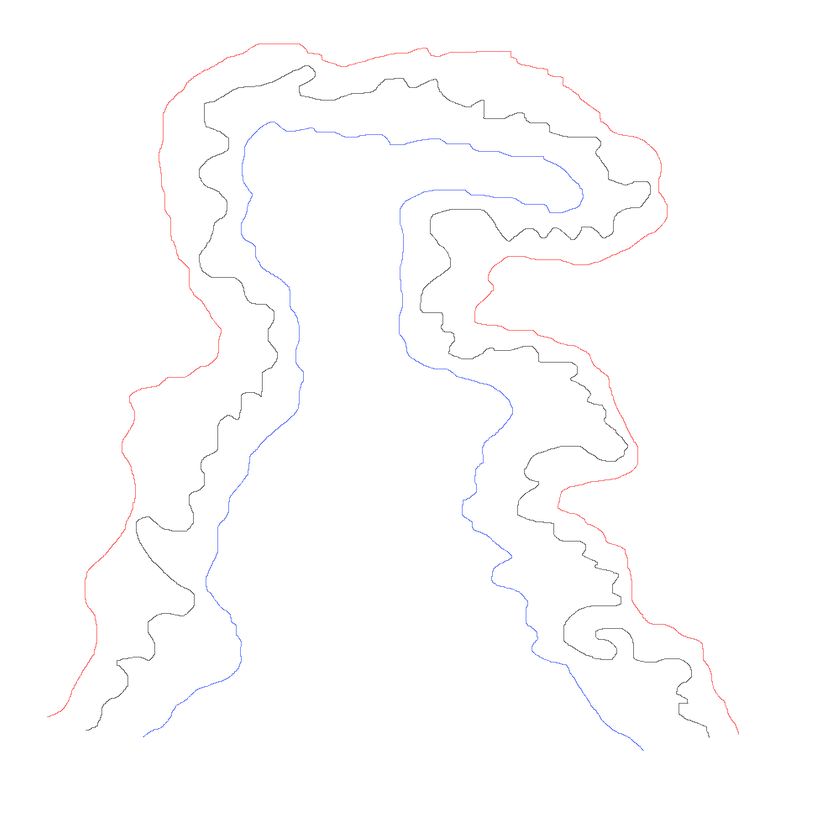
#> input picture map_images/random_squid.png, 840 x 840 px, shrunk from 2000 x 2000 before the run, found by its file name
$ jupyter execute --allow-errors v1.ipynb
#> lines starting #> are read from the running program, lines starting #| are printed output that depends on the picture; after the words box and inside, x2 and y2 are one past the last pixel; in counts of white or black regions, pixels touching at a corner belong together
[cell 1]
from PIL import Image
import os

# [8 lines left out: function create_blank_image, not called in this run]

# Example usage:
# create_blank_image(2000,2000, "/mnt/Personal/Projects/Micromouse/Playground/map_images",file_name="blank_map.png")

[cell 2]
image_name ="random_squid.png"
# image_name ="test.png"

[cell 3]
from PIL import Image
import numpy as np

def process_image(image_path):
    # Open image
    img = Image.open(image_path).convert("RGB")
    width, height = img.size
#> width = 840; height = 840
    print(f"Image size: {width} x {height}")
#| Image size: 840 x 840

    # Convert image to numpy array
    img_array = np.array(img)

    # Reshape to a list of RGB tuples
    pixels = img_array.reshape(-1, 3)

    # Find unique colors
    unique_colors, indices = np.unique(pixels, axis=0, return_inverse=True)
#> unique_colors = 1072 rows, first 8: [88, 88, 88], [88, 113, 255], [89, 89, 89], [89, 113, 255], [89, 114, 255], [90, 90, 90], [90, 114, 255], [90, 115, 255]

    # Display unique colors with labels
    print("Unique colors and their labels:")
    for idx, color in enumerate(unique_colors):
        print(f"Label {idx}: RGB {tuple(color)}")
#> this loop made 1072 passes
#| Label 0: RGB (88, 88, 88)
#| Label 1: RGB (88, 113, 255)
#| Label 2: RGB (89, 89, 89)
#| Label 3: RGB (89, 113, 255)
#| Label 4: RGB (89, 114, 255)
#| Label 5: RGB (90, 90, 90)
#| Label 6: RGB (90, 114, 255)
#| Label 7: RGB (90, 115, 255)
#> (further printed lines are left out)

    # Map to labels
    label_matrix = indices.reshape(img_array.shape[:2])
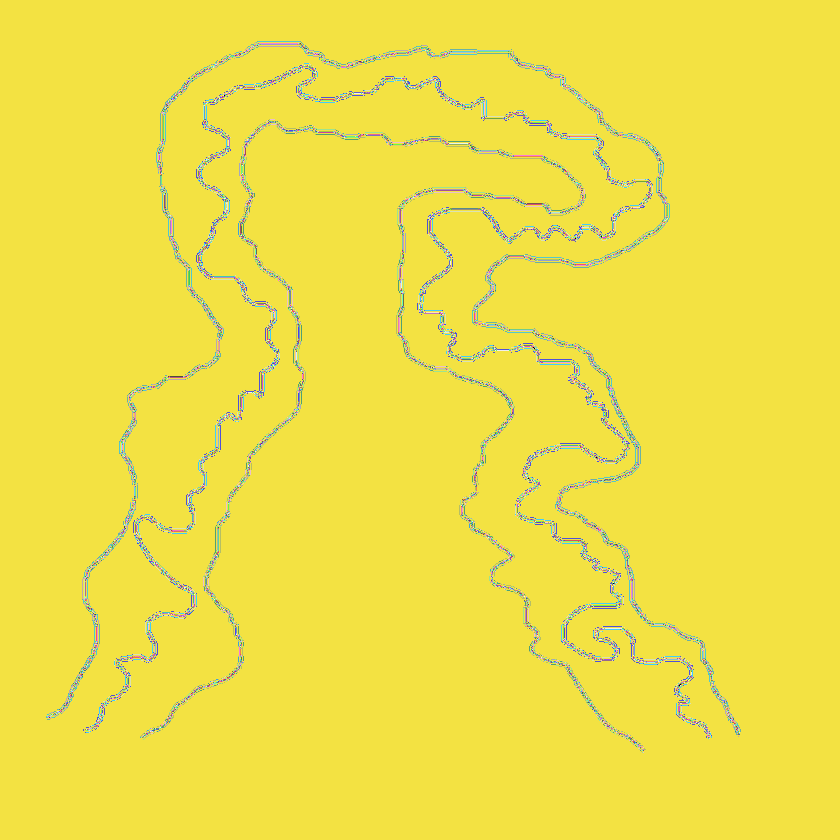
#> label_matrix: shape (840, 840) int64; 1072 distinct labels, from 0 to 1071; one colour per label, 0 black


# Example usage
process_image("/mnt/Personal/Projects/Micromouse/Playground/map_images/"+image_name)

[cell 4]
from PIL import Image
import numpy as np

def process_and_find_isolated(image_path, color0, color1, color2, color3):
    # Open and convert image
#> called with color0 = (0, 0, 0), color1 = (255, 0, 0), color2 = (0, 38, 255), color3 = (255, 255, 255)
    img = Image.open(image_path).convert("RGB")
    width, height = img.size
#> width = 840; height = 840
    print(f"Image size: {width} x {height}")

    img_array = np.array(img)
    label_matrix = np.full((height, width), 3, dtype=np.uint8)

    # Assign labels
    mask0 = np.all(img_array == color0, axis=2)
#> mask0: shape (840, 840) bool; every value is 0
    mask1 = np.all(img_array == color1, axis=2)
    mask2 = np.all(img_array == color2, axis=2)
    mask3 = np.all(img_array == color3, axis=2)
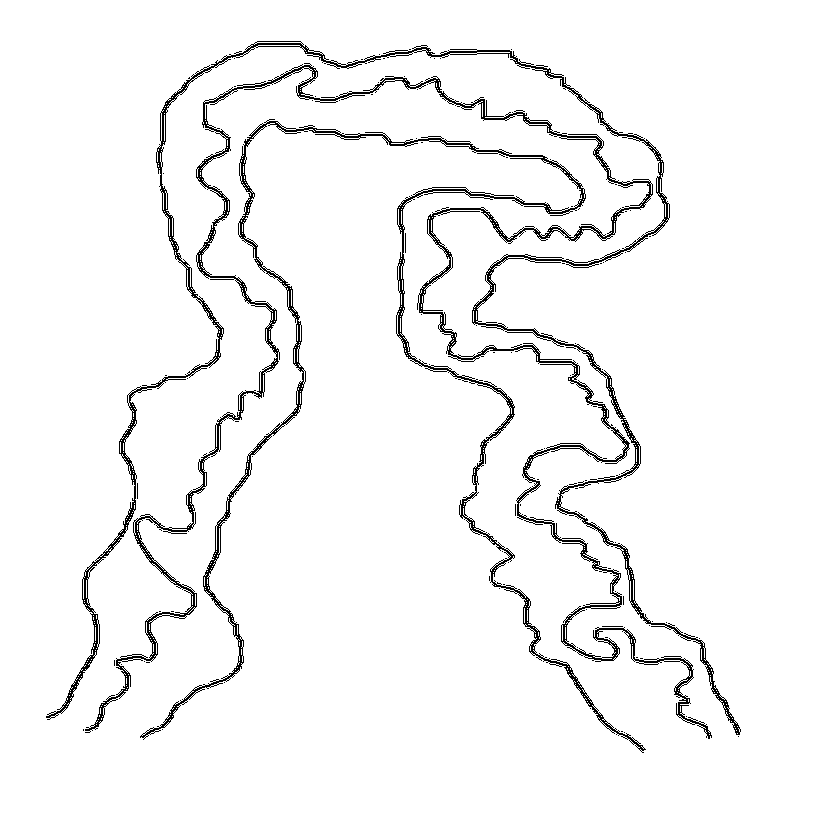
#> mask3: shape (840, 840) bool; 96% white; black in thin lines or dots, all inside (x1, y1, x2, y2) = (46, 41, 741, 753)

    label_matrix[mask0] = 0
    label_matrix[mask1] = 1
    label_matrix[mask2] = 2
    label_matrix[mask3] = 3

    # Find and print isolated points
    isolated_points = []

    for i in range(height):
        for j in range(width):
            val = label_matrix[i, j]
            if val in (0, 1, 2):
                count_same = 0
                # Check 8 neighbors
                for di in [-1, 0, 1]:
                    for dj in [-1, 0, 1]:
                        if di == 0 and dj == 0:
                            continue
                        ni, nj = i + di, j + dj
                        if 0 <= ni < height and 0 <= nj < width:
                            if label_matrix[ni, nj] == val:
                                count_same += 1
                if count_same == 1:
                    isolated_points.append((i, j))
#> after the loop, isolated_points = []

    print(f"Isolated points (with exactly 1 same neighbor): {isolated_points}")
    return label_matrix, isolated_points

# Example usage
matrix, points = process_and_find_isolated(
    "/mnt/Personal/Projects/Micromouse/Playground/map_images/"+image_name,
    color0=(0, 0, 0),    # black
    color1=(255, 0, 0),
    color2=(0, 38, 255),
    color3=(255, 255, 255)     # white
)
#> points = []

print("Final label matrix:")

matrix = matrix[::-1].T

[cell 5]
import matplotlib.pyplot as plt
import numpy as np

def display_matrix_with_colors(matrix):
    # Create a color map: 0 -> red, 1 -> white, 2 -> white, 3 -> black
    color_map = {
        0: [1, 0, 0],      # red
        1: [1, 1, 1],      # white
        2: [1, 1, 1],      # white
        3: [0, 0, 0],      # black
    }

    # Create RGB image array
    height, width = matrix.shape
#> height = 840; width = 840
    rgb_image = np.zeros((height, width, 3))

    for value, color in color_map.items():
        mask = (matrix == value)
        rgb_image[mask] = color
#> rgb_image: shape (840, 840, 3) float64; every value is 0

    # Display the image
    plt.figure(figsize=(6, 6))
    plt.imshow(rgb_image, interpolation='nearest')
    plt.axis('off')
    plt.show()

display_matrix_with_colors(matrix)
#> matrix: shape (840, 840); every value is 3

[cell 6]
import numpy as np

def invert_zero_one(matrix,replacer):
    matrix = np.array(matrix)
    # Create new matrix: where original is 0 -> 1, else -> 0
    new_matrix = np.where(matrix == replacer, 1, 0)
    return new_matrix

path_shape = matrix.shape
#> path_shape = (840, 840)
path_0 = invert_zero_one(matrix,replacer=0)
path_1 = invert_zero_one(matrix,replacer=1)
path_2 = invert_zero_one(matrix,replacer=2)

[cell 7]
import numpy as np
import matplotlib.pyplot as plt

def find_path_constraints(matrix, side):
#> called with side = 10
    matrix = np.array(matrix)
    search_matrix = np.zeros_like(matrix, dtype=bool)
    constraint_points = []

    h, w = matrix.shape
#> h = 840; w = 840
    ef_ss = (side - 1) // 2

    # Find initial org point: 1 with only one neighboring 1
    # [11 lines left out: function count_neighbors, not called in this run]

    org = None
    for i in range(h):
        for j in range(w):
            if matrix[i, j] == 1 and count_neighbors(i, j) == 1:
                org = (i, j)
                break
        if org:
            break

    if not org:
        print("No suitable starting point found.")
        return constraint_points


    constraint_points.append(org)

    while True:
        i, j = org
        search_matrix[i, j] = True


        # Search boundary points
        found_next = False
        for dx in [-ef_ss, ef_ss]:
            for dy in range(-ef_ss, ef_ss + 1):
                ni, nj = i + dx, j + dy
                if 0 <= ni < h and 0 <= nj < w:
                    if matrix[ni, nj] == 1 and not search_matrix[ni, nj]:
                        constraint_points.append((ni, nj))
                        org = (ni, nj)
                        found_next = True
                        break
            if found_next:
                break

        if not found_next:
            for dy in [-ef_ss, ef_ss]:
                for dx in range(-ef_ss, ef_ss + 1):
                    ni, nj = i + dx, j + dy
                    if 0 <= ni < h and 0 <= nj < w:
                        if matrix[ni, nj] == 1 and not search_matrix[ni, nj]:
                            constraint_points.append((ni, nj))
                            org = (ni, nj)
                            found_next = True
                            break
                if found_next:
                    break

        if not found_next:
            break  # No more points on boundary

                # Mark square of side
        for dx in range(-ef_ss, ef_ss + 1):
            for dy in range(-ef_ss, ef_ss + 1):
                ni, nj = i + dx, j + dy
                if 0 <= ni < h and 0 <= nj < w:
                    search_matrix[ni, nj] = True

    # Plotting
    display_matrix = np.zeros((h, w, 3))  # RGB

    for x, y in constraint_points:
        display_matrix[x, y] = [1, 1, 1]  # white

    display_matrix[display_matrix.sum(axis=2) == 0] = [0, 0, 0]  # black

    plt.figure(figsize=(6, 6))
    plt.imshow(display_matrix, interpolation='nearest')
    plt.axis('off')
    plt.show()

    return constraint_points

# matrix = [
#     [0, 0, 0, 0, 0],
#     [0, 1, 1, 1, 0],
#     [0, 0, 0, 1, 0],
#     [0, 0, 0, 1, 0],
#     [0, 0, 0, 0, 0]
# ]

side = 10
point_0 = find_path_constraints(path_0, side)
#> point_0 = []
#> path_0: shape (840, 840) int64; every value is 0
point_1 = find_path_constraints(path_1, side)
#> point_1 = []
point_2 = find_path_constraints(path_2, side)
#> point_2 = []

# print("Constraint points:", point_0)

[cell 8]
import numpy as np
import matplotlib.pyplot as plt

# [21 lines left out: function bresenham_line, not called in this run]

def draw_lines_matrix(points, shape):
#> called with shape = (840, 840)
    matrix = np.zeros(shape, dtype=np.uint8)

    for i in range(len(points) - 1):
        (x0, y0) = points[i]
        (x1, y1) = points[i + 1]
        line_points = bresenham_line(x0, y0, x1, y1)
        for x, y in line_points:
            if 0 <= x < shape[0] and 0 <= y < shape[1]:
                matrix[x, y] = 1

    plt.imshow(matrix, cmap='gray', interpolation='nearest')
    plt.axis('off')
    plt.show()

    return matrix

# points = [(2, 2), (7, 5), (7, 10), (2, 12)]
# shape = (15, 15)

smooth_0 = draw_lines_matrix(point_0, path_shape)
smooth_1 = draw_lines_matrix(point_1, path_shape)
smooth_2 = draw_lines_matrix(point_2, path_shape)
# print(result_matrix)

$ run again, with map_images/random_curve.png copied over map_images/random_squid.png
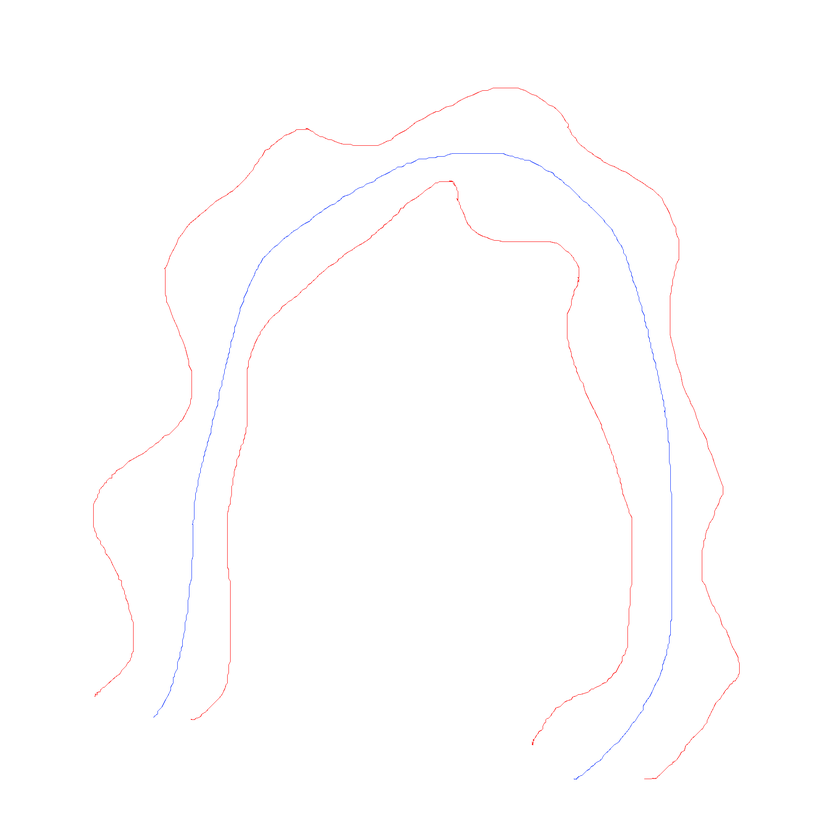
#> input picture map_images/random_curve.png, 840 x 840 px, shrunk from 2000 x 2000 before the run, found by its file name
#| Image size: 840 x 840
#> unique_colors = 583 rows, first 8: [42, 74, 255], [92, 116, 255], [94, 118, 255], [95, 119, 255], [97, 119, 255], [98, 121, 255], [98, 122, 255], [99, 122, 255]
#> the loop in process_image, `for idx, color in enumerate(unique_colors):` made 583 passes
#> (printed output is left out)
#> in process_image, `label_matrix = indices.reshape(img_array.shape[:2])`:
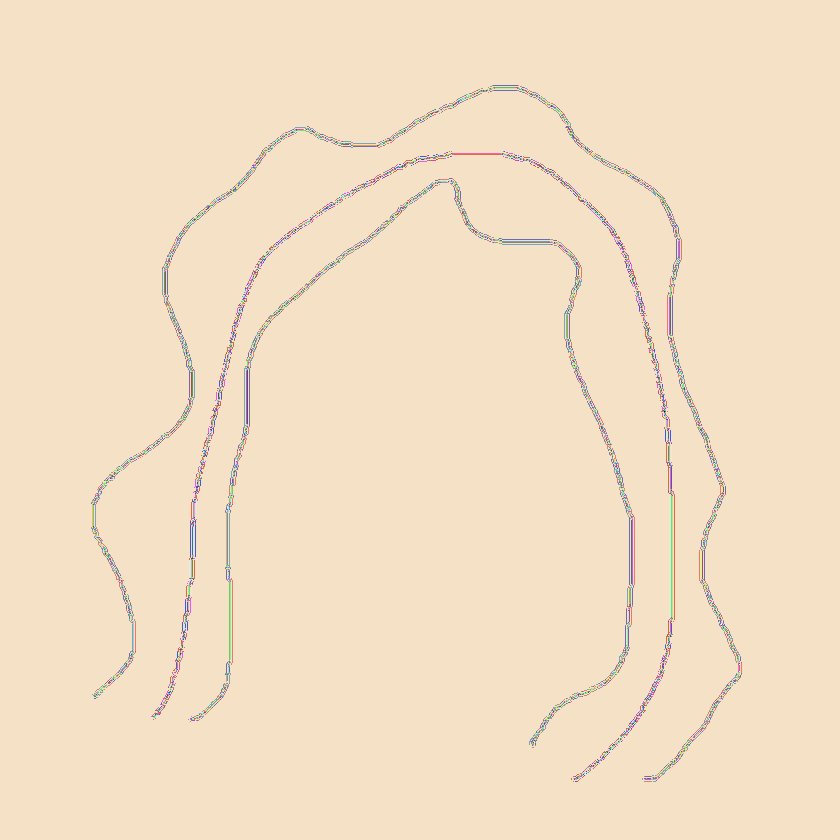
#> label_matrix: shape (840, 840) int64; 583 distinct labels, from 0 to 582; one colour per label, 0 black
#> mask0: shape (840, 840) bool; every value is 0
#> in process_and_find_isolated, `mask3 = np.all(img_array == color3, axis=2)`:
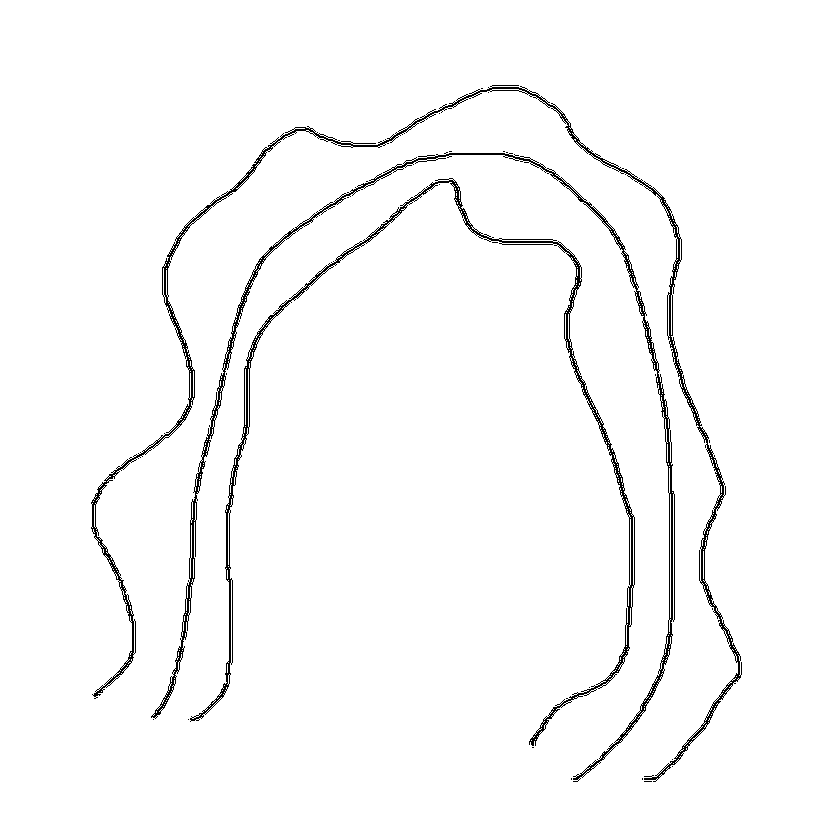
#> mask3: shape (840, 840) bool; 97.5% white; black in thin lines or dots, all inside (x1, y1, x2, y2) = (91, 85, 742, 782)
#> matrix: shape (840, 840); every value is 3
#> path_0: shape (840, 840) int64; every value is 0

$ run again, with map_images/track.png copied over map_images/random_squid.png
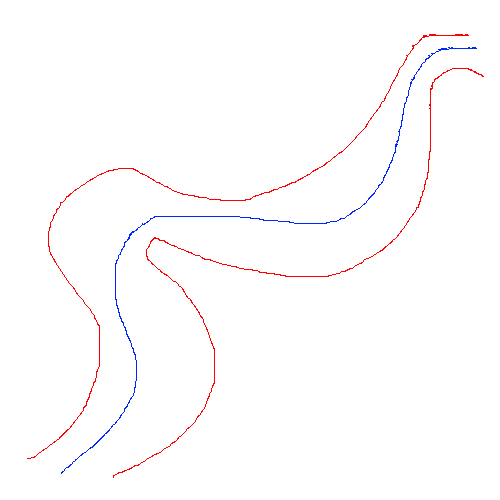
#> input picture map_images/track.png, 500 x 500 px, found by its file name
#| Image size: 500 x 500
#> unique_colors = [[0, 38, 255], [255, 0, 0], [255, 255, 255]]
#> the loop in process_image, `for idx, color in enumerate(unique_colors):` made 3 passes
#> (printed output is left out)
#> in process_image, `label_matrix = indices.reshape(img_array.shape[:2])`:
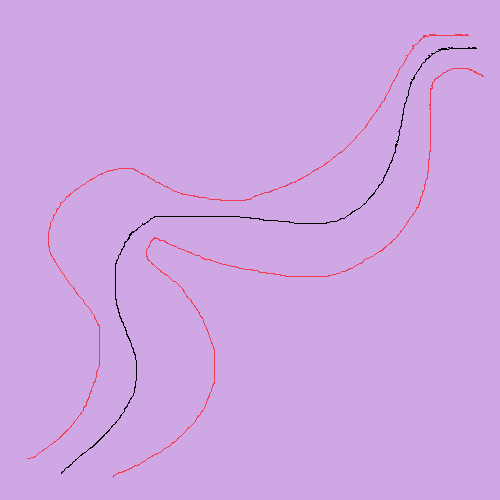
#> label_matrix: shape (500, 500) int64; 3 distinct labels, from 0 to 2; one colour per label, 0 black
#| Image size: 500 x 500
#> mask0: shape (500, 500) bool; every value is 0
#> mask1: shape (500, 500) bool; 0.68% white in thin lines or dots, all inside (x1, y1, x2, y2) = (27, 34, 484, 478)
#> mask2: shape (500, 500) bool; 0.33% white in thin lines or dots, all inside (x1, y1, x2, y2) = (61, 47, 477, 474)
#| Isolated points (with exactly 1 same neighbor): [(458, 27), (477, 113)]
#> path_0: shape (500, 500) int64; every value is 0
#> path_1: shape (500, 500) int64; values 0 (black) and 1 (white), 0.68% white in thin lines or dots, all inside (x1, y1, x2, y2) = (22, 27, 466, 484)
#> path_2: shape (500, 500) int64; values 0 (black) and 1 (white), 0.33% white in thin lines or dots, all inside (x1, y1, x2, y2) = (26, 61, 453, 477)
#> after the loop in draw_lines_matrix (call 2), `for i in range(len(points) - 1):`:
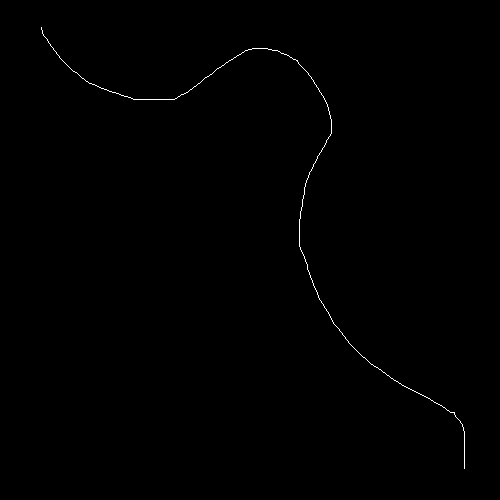
#> matrix: shape (500, 500); values 0 (black) and 1 (white), 0.29% white in thin lines or dots, all inside (x1, y1, x2, y2) = (41, 27, 465, 469)
